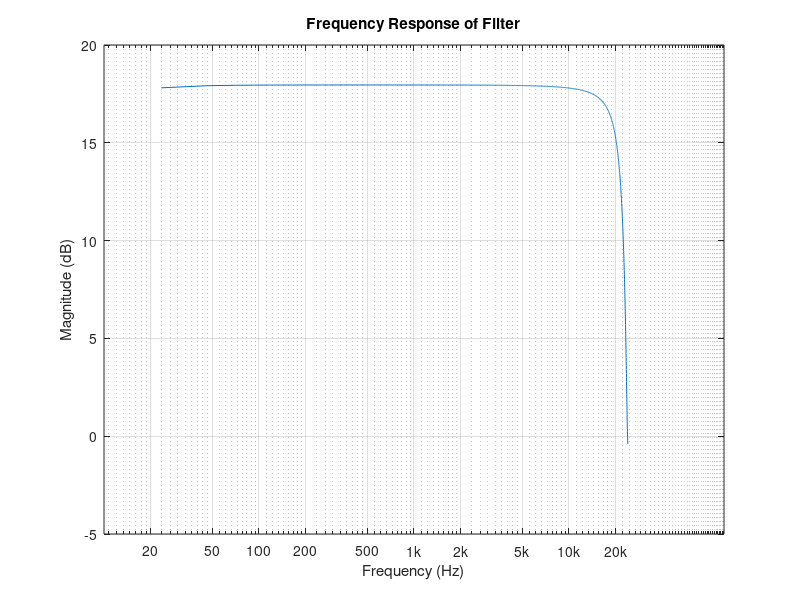

Write MATLAB code to recreate this figure.
% Octave Code for MXR MicroAmp Circuit

% MXR Micro Amp

clear; clc; close all;

% sampling frequency and time
Fs = 48000;
Ts = 1/Fs;

P5_value = 500e3;       %500K pot
P5_alpha = .01;     %position of pot
P5 = P5_value * P5_alpha;
R6 = 2.7e3;       %2.7k
R4 = 56e3;        %56k
R9 = 470;         %470r
R10 = 10e3;       %10k

C2 = 4.7e-11      %47pF
CR2 = Ts/(2*C2);  %Capacitor Resistance
CX2 = 0;          %Capacitor State

C3 = 4.7e-6       %4.7uF
CR3 = Ts/(2*C3);  %Capacitor Resistance
CX3 = 0;          %Capacitor State

C5 = 15e-6        %15uF
CR5 = Ts/(2*C5);  %Capacitor Resistance
CX5 = 0;          %Capacitor State


a0=((R9/R10)+1);
a1=((1/R9)+(1/CR5));
a2=(a0-(1/(R9*a1)));

b0=(1/CR3)+(1/R6);
b1=(1+(R6/P5)-(1/R6*b0));

c0=((1/CR2)+(1/R4));
c1=(1/P5)-(R6/(P5*P5*b1))+(1/CR2)+(1/R4);

d0=(1/R6+1/P5);
d1=(R6/CR3)+1-(1/(R6*d0));


% initialize input and output
Vin = [1; zeros(2047,1)];
N = length(Vin);
Vout = zeros(N,1);

for n = 1:N
  %Transfer Function
%  Vout(n)=(1/CR5*a1*a2)*(((Vin(n)*c1)/c0)-(CX3/P5*b0*b1*c0)+(CX5*CR5));
 Vout(n)=(1/(CR5*a1*a2))*(((Vin(n)*c1)/c0)-(CX3/(P5*b0*b1*c0))-(CX5*CR5)-(CX2/c0));

  %Variables needed for Capacitor State Update
  Vx=(Vout(n)*CR5*a1*a2)+(CX5*CR5);
  VinB=(Vin(n)/(P5*d0*d1))+((CX3*R6)/d1);
  VxA=Vout(n)*a0;

  %Capacitor State Update
  CX2 = (2/CR2) * (Vin(n) - Vx) - CX2;
  CX3 = (2/CR3) * (VinB) - CX3;
  CX5 = (2/CR5) * (Vx - VxA) - CX5;




end

% Perform FFT
Vout_fft = fft(Vout);

% Compute the magnitude of the frequency response
Vout_magnitude = abs(Vout_fft(1:N/2+1)); % Only keep the positive frequencies

% Compute the frequency axis
frequencies = (0:N/2) * (Fs / N);

% Plot the magnitude of the frequency response on a logarithmic scale
figure;
semilogx(frequencies, 20*log10(Vout_magnitude));
title('Frequency Response of Filter');
xlabel('Frequency (Hz)');
ylabel('Magnitude (dB)');
grid on;

% Customize x-axis ticks for better readability
xticks = [20, 50, 100, 200, 500, 1e3, 2e3, 5e3, 10e3, 20e3];
set(gca, 'XTick', xticks);
set(gca, 'XTickLabel', {'20', '50', '100', '200', '500', '1k', '2k', '5k', '10k', '20k'});

% Set y-axis limits
%ylim([-30 30]);

grid on;
